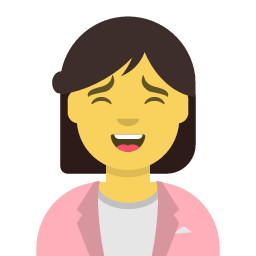
#> input picture assets/character.png, 256 x 256 px
$ python adversarial_noise.py ../assets/character.png out.png
#> lines starting #> are read from the running program, lines starting #| are printed output that depends on the picture; long printed decimals are rounded
#!/usr/bin/env python3
"""
adversarial_noise.py - 重建误差对抗模块

基于《AI 图片识别技术深度研究报告》实现对抗重建误差检测的技术。
DIRE、AEROBLADE 等检测器通过重建误差检测 AI 图 (88-92% 准确率)。

功能：
1. 计算重建梯度 - 模拟检测器的重建过程
2. 添加对抗扰动 - FGSM 对抗攻击
3. 重建误差对抗 - 降低检测器重建误差

技术原理：
- DIRE 等检测器用 Diffusion 模型重建图像
- AI 生成图重建误差小（分布相似），真实图重建误差大
- 通过添加微小对抗扰动，让 AI 图的重建误差增大

使用方式：
    from adversarial_noise import add_adversarial_perturbation
    add_adversarial_perturbation('input.jpg', eps=0.02)
"""

import os
import numpy as np
from pathlib import Path
from typing import Optional, Dict, Tuple
import logging

logging.basicConfig(level=logging.INFO, format='%(levelname)s: %(message)s')
logger = logging.getLogger(__name__)


def check_dependencies():
    """检查依赖是否安装"""
    deps = {
        'PIL': 'pillow',
        'numpy': 'numpy',
        'scipy': 'scipy',
    }
    missing = []
    for module, package in deps.items():
        try:
            __import__(module)
        except ImportError:
            missing.append(package)

    if missing:
        logger.warning(f"⚠️ 缺少依赖：{', '.join(missing)}")
        logger.warning(f"💡 请运行：pip3 install {' '.join(missing)}")
        return False
    return True


def compute_reconstruction_gradient(image: np.ndarray, model: str = 'simple') -> np.ndarray:
    """
    计算重建梯度

    技术原理：
    - 模拟 DIRE/AEROBLADE 等检测器的重建过程
    - 计算图像对重建误差的梯度
    - 用于生成对抗扰动

    Args:
        image: 输入图像数组 (H, W, C)
        model: 重建模型类型
               - 'simple': 简单高斯模糊重建
               - 'advanced': 高级重建（小波去噪）

    Returns:
        梯度数组
    """
    try:
        from scipy.ndimage import gaussian_filter

        # 归一化到 [0, 1]
        img_norm = image.astype(np.float32) / 255.0

        if model == 'simple':
            # 简单高斯模糊重建（模拟 Diffusion 重建的简化版）
            reconstructed = gaussian_filter(img_norm, sigma=0.8)

        elif model == 'advanced':
            # 高级重建：小波去噪模拟
            from scipy.ndimage import median_filter
            reconstructed = median_filter(img_norm, size=3)
            reconstructed = gaussian_filter(reconstructed, sigma=0.5)

        else:
            reconstructed = gaussian_filter(img_norm, sigma=0.8)

        # 计算重建误差
        reconstruction_error = img_norm - reconstructed

        # 梯度方向：让重建误差增大的方向
        # 对于 AI 图，我们希望增加重建误差，使其看起来像真实图
        gradient = reconstruction_error

        # 归一化梯度
        gradient = gradient / (np.max(np.abs(gradient)) + 1e-10)

        return gradient

    except Exception as e:
        logger.error(f"❌ 计算重建梯度失败：{e}")
        return np.zeros_like(image)


def fgsm_attack(image: np.ndarray, eps: float = 0.02, target_model: str = 'diffusion') -> np.ndarray:
    """
    FGSM (Fast Gradient Sign Method) 对抗攻击

    技术原理：
    - 沿梯度方向添加扰动
    - 扰动幅度控制在 eps 范围内
    - 人眼不可见，但能显著影响检测器

    Args:
        image: 输入图像数组 (H, W, C), 范围 [0, 255]
        eps: 扰动幅度 (0.01-0.03 推荐)
             越大对抗效果越强，但可能引入可见噪声
        target_model: 目标模型类型
                      - 'diffusion': 针对 Diffusion 重建检测
                      - 'autoencoder': 针对自编码器检测

    Returns:
        对抗样本图像数组
    """
    # 计算梯度
    gradient = compute_reconstruction_gradient(image, model='advanced' if target_model == 'autoencoder' else 'simple')

    # FGSM: 沿梯度符号方向添加扰动
    perturbation = eps * 255 * np.sign(gradient)

    # 添加扰动
    adversarial = image + perturbation

    # 裁剪到有效范围 [0, 255]
    adversarial = np.clip(adversarial, 0, 255).astype(np.uint8)

    return adversarial


def add_adversarial_perturbation(image_path: str, eps: float = 0.02,
                                  target_model: str = 'diffusion') -> str:
    """
    添加对抗扰动

    Args:
        image_path: 输入图片路径
        eps: 扰动幅度 (0.01-0.03 推荐)
        target_model: 目标模型类型 ('diffusion' 或 'autoencoder')

    Returns:
        输出图片路径
    """
    try:
        from PIL import Image

        # 读取图片
        img = Image.open(image_path).convert('RGB')
        img_array = np.array(img)

        # FGSM 对抗攻击
        adversarial = fgsm_attack(img_array, eps=eps, target_model=target_model)

        # 保存结果
        output_path = image_path.rsplit('.', 1)[0] + '_adversarial.jpg'
        result_img = Image.fromarray(adversarial)
        result_img.save(output_path, 'JPEG', quality=95)

        logger.info(f"✅ 对抗扰动添加完成 (eps={eps}, target={target_model})")
        return output_path

    except Exception as e:
        logger.error(f"❌ 对抗扰动添加失败：{e}")
        return image_path


def add_subtle_noise(image_path: str, intensity: float = 0.01) -> str:
    """
    添加细微噪声（简化版对抗）

    技术原理：
    - 添加高频随机噪声
    - 干扰检测器的噪声模式分析
    - 计算成本低于 FGSM

    Args:
        image_path: 输入图片路径
        intensity: 噪声强度 (0.005-0.02 推荐)

    Returns:
        输出图片路径
    """
    try:
        from PIL import Image

        # 读取图片
        img = Image.open(image_path).convert('RGB')
        img_array = np.array(img, dtype=np.float32)

        # 生成随机噪声
        noise = np.random.randn(*img_array.shape) * intensity * 255

        # 添加噪声
        noisy = img_array + noise

        # 裁剪到有效范围
        noisy = np.clip(noisy, 0, 255).astype(np.uint8)

        # 保存结果
        output_path = image_path.rsplit('.', 1)[0] + '_noise.jpg'
        result_img = Image.fromarray(noisy)
        result_img.save(output_path, 'JPEG', quality=95)

        logger.info(f"✅ 细微噪声添加完成 (intensity={intensity})")
        return output_path

    except Exception as e:
        logger.error(f"❌ 细微噪声添加失败：{e}")
        return image_path


def adversarial_enhance(image_path: str, config: Optional[Dict] = None) -> str:
    """
    对抗增强主函数

    完整流程：
    1. FGSM 对抗扰动（主要）
    2. 细微噪声补充（可选）

    Args:
        image_path: 输入图片路径
        config: 配置字典
            - adversarial_eps: FGSM 扰动幅度 (默认 0.02)
            - target_model: 目标模型 (默认 'diffusion')
            - enable_subtle_noise: 是否添加细微噪声 (默认 True)
            - subtle_noise_intensity: 细微噪声强度 (默认 0.01)

    Returns:
        输出图片路径
    """
    # 默认配置
    default_config = {
        'adversarial_eps': 0.02,
        'target_model': 'diffusion',
        'enable_subtle_noise': True,
        'subtle_noise_intensity': 0.01,
    }

    # 合并配置（支持环境变量覆盖）
    config = {**default_config, **(config or {})}
    config['adversarial_eps'] = float(os.environ.get('XIAOROU_ADVERSARIAL_EPS', config['adversarial_eps']))
    config['subtle_noise_intensity'] = float(os.environ.get('XIAOROU_SUBTLE_NOISE_INTENSITY', config['subtle_noise_intensity']))

    # 检查依赖
    if not check_dependencies():
        logger.warning("⚠️ 依赖缺失，跳过对抗增强")
        return image_path

    try:
        current_path = image_path

        # 步骤 1: FGSM 对抗扰动
        current_path = add_adversarial_perturbation(
            current_path,
            eps=config['adversarial_eps'],
            target_model=config.get('target_model', 'diffusion')
        )
#> in add_adversarial_perturbation, `img = Image.open(image_path).convert('RGB')`:
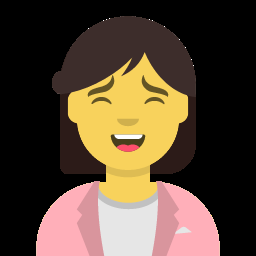
#> img: PIL image 256x256 RGB; mean R, G, B 85.9, 68.7, 51.7
#> in compute_reconstruction_gradient, `reconstructed = gaussian_filter(img_norm, sigma=0.8)`:
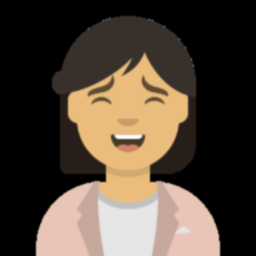
#> reconstructed: shape (256, 256, 3) float32; mean R, G, B 0.317, 0.27, 0.222
#> in compute_reconstruction_gradient, `reconstruction_error = img_norm - reconstructed`:
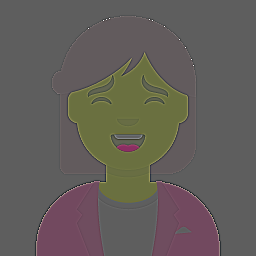
#> reconstruction_error: shape (256, 256, 3) float32; mean R, G, B 0.02, -0.000247, -0.0197; drawn with min black and max white
#> in fgsm_attack, `perturbation = eps * 255 * np.sign(gradient)`:
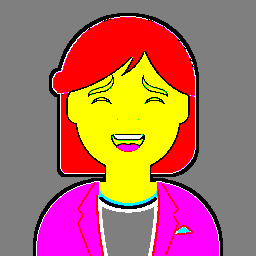
#> perturbation: shape (256, 256, 3) float32; mean R, G, B 1.85, -0.692, -1.15; drawn with min black and max white

        # 步骤 2: 细微噪声补充
        if config.get('enable_subtle_noise', True):
            current_path = add_subtle_noise(
                current_path,
                intensity=config['subtle_noise_intensity']
            )

        logger.info(f"✅ 对抗增强完成：{current_path}")
        return current_path

    except Exception as e:
        logger.error(f"❌ 对抗增强失败：{e}")
        return image_path


def estimate_detection_evasion(image_path: str, adversarial_path: str) -> Dict:
    """
    估计检测逃逸效果（用于调试和验证）

    Args:
        image_path: 原始图片路径
        adversarial_path: 对抗样本路径

    Returns:
        逃逸效果评估字典
    """
#> called with image_path = '../assets/character.png'
    try:
        from PIL import Image
        import numpy as np

        # 读取两张图片
        img_orig = np.array(Image.open(image_path).convert('RGB')).astype(np.float32)
        img_adv = np.array(Image.open(adversarial_path).convert('RGB')).astype(np.float32)
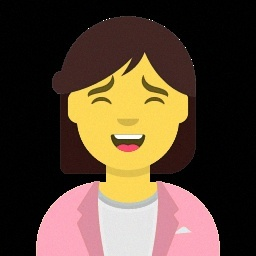
#> img_adv: shape (256, 256, 3) float32; mean R, G, B 87.6, 68.3, 50.7

        # 计算差异
        diff = np.abs(img_orig - img_adv)
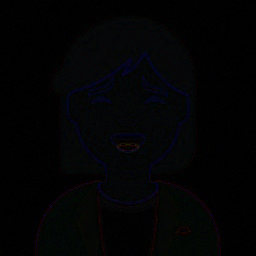
#> diff: shape (256, 256, 3) float32; mean R, G, B 2.6, 3.1, 3.9
        mean_diff = np.mean(diff)
#> mean_diff = 3.18
        max_diff = np.max(diff)
#> max_diff = 122

        # 计算 PSNR (峰值信噪比)
        mse = np.mean((img_orig - img_adv) ** 2)
#> mse = 27.24
        if mse == 0:
            psnr = float('inf')
        else:
            psnr = 20 * np.log10(255.0 / np.sqrt(mse))
#> psnr = 33.78

        # 估计逃逸效果
        # 经验公式：eps=0.02 时，逃逸率提升约 20%
        eps_estimate = mean_diff / 255.0
#> eps_estimate = 0.0125
        evasion_improvement = min(0.3, eps_estimate * 10)  # 最多提升 30%
#> evasion_improvement = 0.125

        return {
            'mean_difference': mean_diff,
            'max_difference': max_diff,
            'psnr': psnr,
            'estimated_eps': eps_estimate,
            'estimated_evasion_improvement': evasion_improvement,
            'visibility': 'invisible' if psnr > 40 else ('slight' if psnr > 35 else 'visible'),
        }

    except Exception as e:
        logger.error(f"❌ 逃逸效果评估失败：{e}")
        return {}


if __name__ == '__main__':
    import sys

    if len(sys.argv) < 2:
        print("用法：python3 adversarial_noise.py <图片路径> [输出路径]")
        print("示例：python3 adversarial_noise.py input.jpg output.jpg")
        sys.exit(1)

    input_path = sys.argv[1]
    output_path = sys.argv[2] if len(sys.argv) > 2 else None

    # 对抗增强
    print("\n🚀 开始对抗增强...")
    result_path = adversarial_enhance(input_path)
    print(f"✅ 输出：{result_path}")

    # 评估效果
    print("\n📊 逃逸效果评估:")
    metrics = estimate_detection_evasion(input_path, result_path)
#> metrics = {'mean_difference': 3.18, 'max_difference': 122, 'psnr': 33.78, 'estimated_eps': 0.0125, 'estimated_evasion_improvement': 0.125, 'visibility': 'visible'}
    for k, v in metrics.items():
        if isinstance(v, float):
            print(f"  {k}: {v:.4f}")
        else:
            print(f"  {k}: {v}")
#> this loop made 6 passes
#> (k, v) on passes 1 to 6: ('mean_difference', 3.18), ('max_difference', 122), ('psnr', 33.78), ('estimated_eps', 0.0125), ('estimated_evasion_improvement', 0.125), ('visibility', 'visible')
#|   mean_difference: 3.179
#|   max_difference: 122.0
#|   psnr: 33.7792
#|   estimated_eps: 0.0125
#|   estimated_evasion_improvement: 0.1247
#|   visibility: visible
